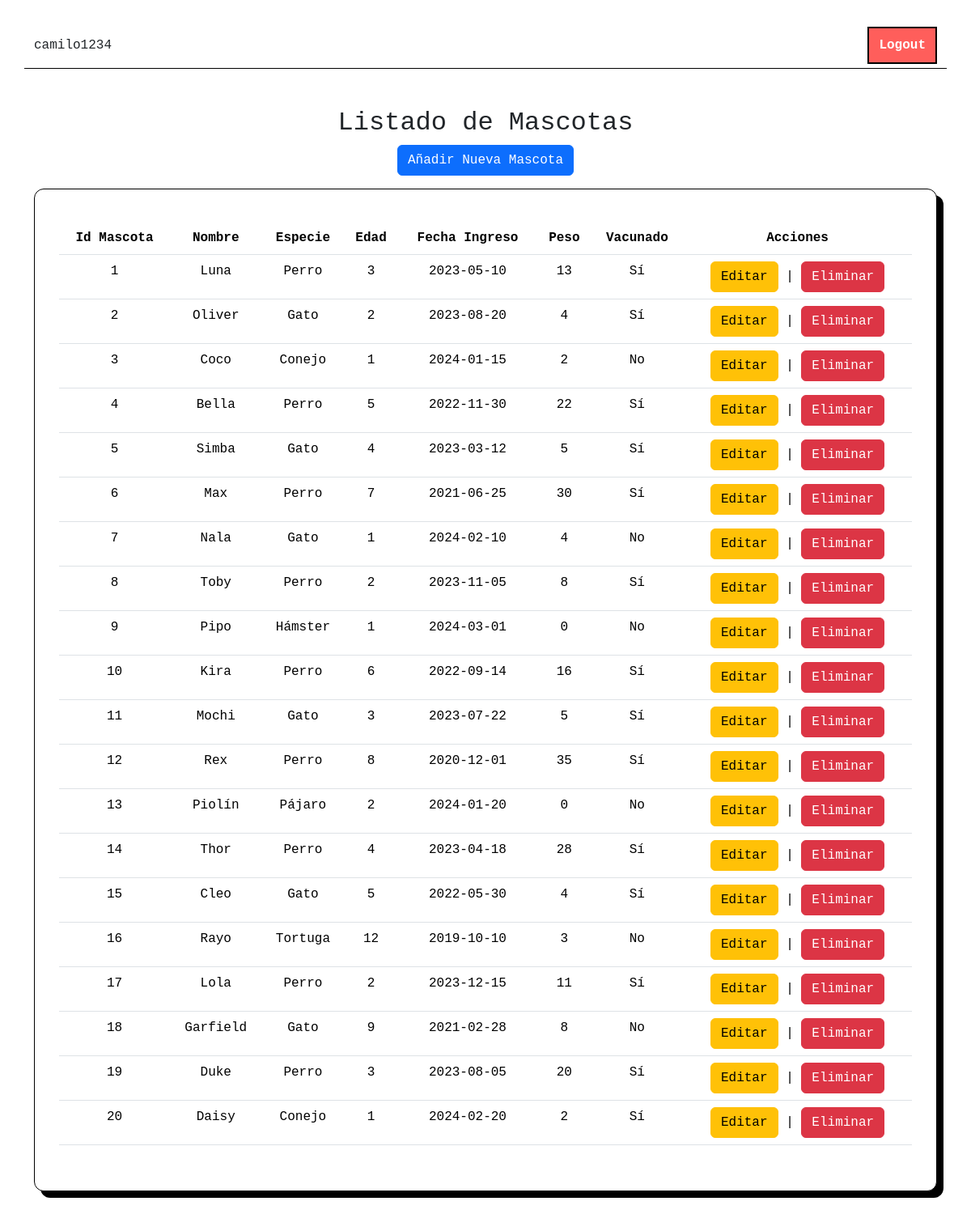
Page /index.php?action=index (signed in) on the committed database.
### tables this page shows
CREATE TABLE `mascotas` (
  `idmascota` int(11) NOT NULL,
  `nombre` varchar(30) NOT NULL,
  `especie` varchar(30) NOT NULL,
  `edad` int(11) NOT NULL,
  `fechaIngreso` date NOT NULL,
  `peso` int(11) NOT NULL,
  `vacunado` tinyint(1) NOT NULL
);

### controllers/MascotaController.php (called while the page is built, shortened)
<?php
include_once 'config/Database.php';
include_once 'models/Mascota.php';
class MascotaController
{
    private $mascota;
    public function __construct() {
        $database = new Database();
        $this->db = $database->getConnection();
        $this->mascota = new Mascota($this->db);
    }
    public function index() {
        $stmt = $this->mascota->read();
        $mascotas = $stmt->fetchAll(PDO::FETCH_ASSOC);
        include 'views/listar.php';
    }
}

### config/Database.php (called while the page is built, shortened)
<?php
class Database
{
    private $host = "localhost";
    private $db_name = "crud-php";
    private $username = "camilo_mascotas";
    private $password = "NoSeQuePoner1234";
    public function getConnection()
    {
        $this->conn = null;
        try {
            $this->conn = new PDO("mysql:host=" . $this->host . ";dbname=" . $this->db_name, $this->username, $this->password);
            $this->conn->setAttribute(PDO::ATTR_ERRMODE, PDO::ERRMODE_EXCEPTION);
        } catch (PDOException $exception) {
            echo "Error de conexión a la base de datos: " . $exception->getMessage();
        }
        return $this->conn;
    }
}

### models/Mascota.php (called while the page is built, shortened)
<?php
class Mascota
{
    private $conn;
    private $table_name = "mascotas";
    public function __construct($db)
    {
        $this->conn = $db;
    }
    public function read()
    {
        $query = "SELECT * FROM " . $this->table_name . " ORDER BY idmascota ASC";
        $stmt = $this->conn->prepare($query);
        $stmt->execute();
        return $stmt;
    }
}

### views/listar.php (the view, shortened to what this page needs)
<!DOCTYPE html>
<html lang="es">
<head>
    <link href="https://cdn.jsdelivr.net/npm/bootstrap@5.3.8/dist/css/bootstrap.min.css" rel="stylesheet">
    <link rel="stylesheet" href="/CRUD-PHP/assets/css/login.css">
</head>
<body>
    <div class="d-flex justify-content-between container w-100 my-4 header-container">
        <p><?php echo $_SESSION['nombre_usuario'] ?><p>
        <p class="text-end "><a class="a-btn" href="/CRUD-PHP/views/logout.php">Logout</a></p>
    </div>
    <div class="container my-5">
        <h2 class="text-center">Listado de Mascotas</h2>
        <p class="text-center"><a class="btn btn-primary" href="index.php?action=create">Añadir Nueva Mascota</a></p>
        <div class="container listar-container">
            <table class="table table-hover text-center">
                <thead>
                    <tr>
                        <th>Id Mascota</th>
                        <th>Nombre</th>
                        <th>Especie</th>
                        <th>Edad</th>
                        <th>Fecha Ingreso</th>
                        <th>Peso</th>
                        <th>Vacunado</th>
                        <th>Acciones</th>
                    </tr>
                </thead>
                <tbody>
                    <?php foreach ($mascotas as $mascota): ?>
                        <tr>
                            <td><?php echo $mascota['idmascota']; ?></td>
                            <td><?php echo htmlspecialchars($mascota['nombre']); ?></td>
                            <td><?php echo htmlspecialchars($mascota['especie']); ?></td>
                            <td><?php echo htmlspecialchars($mascota['edad']); ?></td>
                            <td><?php echo htmlspecialchars($mascota['fechaIngreso']); ?></td>
                            <td><?php echo htmlspecialchars($mascota['peso']); ?></td>
                            <td><?php echo $mascota['vacunado'] ? 'Sí' : 'No'; ?></td>
                            <td>
                                <a href="index.php?action=edit&id=<?php echo $mascota['idmascota']; ?>" class="btn btnn btn-warning">Editar</a> |
                                <a href="index.php?action=delete&id=<?php echo $mascota['idmascota']; ?>" onclick="return confirm('¿Estás seguro?');" class="btn btn-danger">Eliminar</a>
                            </td>
                        </tr>
                    <?php endforeach; ?>
                </tbody>
            </table>
        </div>
    </div>
</body>
</html>

### index.php (shortened to what this page needs)
<?php
require_once './config/Database.php';
$database = new Database();
$db = $database->getConnection();
$action = $_GET['action'] ?? 'login';
require_once './controllers/MascotaController.php';
$controller = new MascotaController($db);
switch ($action) {
    case 'index':
        $controller->index();
        break;
}

### assets/css/login.css (style rules this page uses)
:root { --primary: #000000; --secondary: #FFFFFF; --accent: #FF5E5B; --shadow: 8px 8px 0px var(--primary); }
* { margin: 0; padding: 0; box-sizing: border-box; font-family: 'Courier New', monospace; }
body { background-color: var(--secondary); min-height: 100vh; padding: 20px; }
a { text-decoration: none !important; }
.header-container { border-bottom: 1px solid var(--primary); }
.listar-container { width: 100%; border: 1px solid var(--primary); padding: 40px 30px; background-color: var(--secondary); box-shadow: var(--shadow); position: relative; border-radius: 12px; }
.a-btn { padding: 12px !important; background-color: var(--accent) !important; color: var(--secondary) !important; border: 2px solid var(--primary) !important; font-size: 16px !important; font-weight: bold !important; cursor: pointer !important; margin-top: 10px !important; transition: all 0.3s !important; }

### rows in the picture
mascotas: idmascota "1", nombre "Luna", especie "Perro", edad "3", fechaIngreso "2023-05-10", peso "13", vacunado "Sí"
mascotas: idmascota "2", nombre "Oliver", especie "Gato", edad "2", fechaIngreso "2023-08-20", peso "4", vacunado "Sí"
mascotas: idmascota "3", nombre "Coco", especie "Conejo", edad "1", fechaIngreso "2024-01-15", peso "2", vacunado "No"
mascotas: idmascota "4", nombre "Bella", especie "Perro", edad "5", fechaIngreso "2022-11-30", peso "22", vacunado "Sí"
mascotas: idmascota "5", nombre "Simba", especie "Gato", edad "4", fechaIngreso "2023-03-12", peso "5", vacunado "Sí"
mascotas: idmascota "6", nombre "Max", especie "Perro", edad "7", fechaIngreso "2021-06-25", peso "30", vacunado "Sí"
mascotas: idmascota "7", nombre "Nala", especie "Gato", edad "1", fechaIngreso "2024-02-10", peso "4", vacunado "No"
mascotas: idmascota "8", nombre "Toby", especie "Perro", edad "2", fechaIngreso "2023-11-05", peso "8", vacunado "Sí"
mascotas: idmascota "9", nombre "Pipo", especie "Hámster", edad "1", fechaIngreso "2024-03-01", peso "0", vacunado "No"
mascotas: idmascota "10", nombre "Kira", especie "Perro", edad "6", fechaIngreso "2022-09-14", peso "16", vacunado "Sí"
mascotas: idmascota "11", nombre "Mochi", especie "Gato", edad "3", fechaIngreso "2023-07-22", peso "5", vacunado "Sí"
mascotas: idmascota "12", nombre "Rex", especie "Perro", edad "8", fechaIngreso "2020-12-01", peso "35", vacunado "Sí"
mascotas: idmascota "13", nombre "Piolín", especie "Pájaro", edad "2", fechaIngreso "2024-01-20", peso "0", vacunado "No"
mascotas: idmascota "14", nombre "Thor", especie "Perro", edad "4", fechaIngreso "2023-04-18", peso "28", vacunado "Sí"
mascotas: idmascota "15", nombre "Cleo", especie "Gato", edad "5", fechaIngreso "2022-05-30", peso "4", vacunado "Sí"
mascotas: idmascota "16", nombre "Rayo", especie "Tortuga", edad "12", fechaIngreso "2019-10-10", peso "3", vacunado "No"
mascotas: idmascota "17", nombre "Lola", especie "Perro", edad "2", fechaIngreso "2023-12-15", peso "11", vacunado "Sí"
mascotas: idmascota "18", nombre "Garfield", especie "Gato", edad "9", fechaIngreso "2021-02-28", peso "8", vacunado "No"
mascotas: idmascota "19", nombre "Duke", especie "Perro", edad "3", fechaIngreso "2023-08-05", peso "20", vacunado "Sí"
mascotas: idmascota "20", nombre "Daisy", especie "Conejo", edad "1", fechaIngreso "2024-02-20", peso "2", vacunado "Sí"

### other values in the picture
$_SESSION['nombre_usuario'] "camilo1234"
